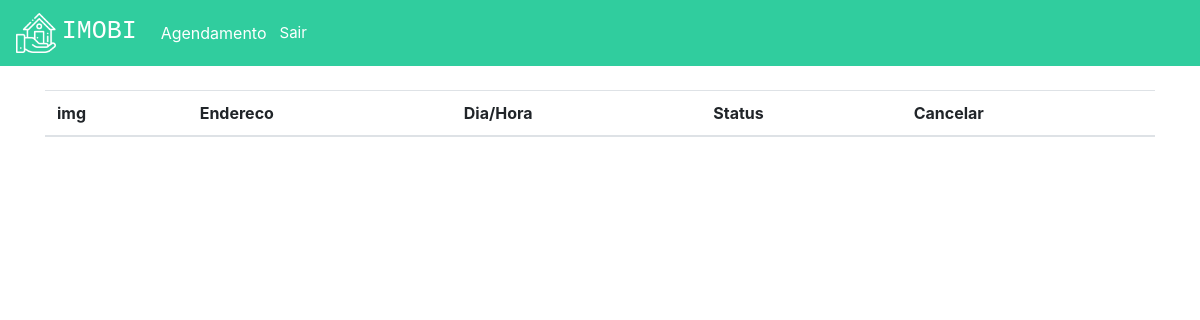
The page /agendamentos (signed in) on the database as committed earlier.
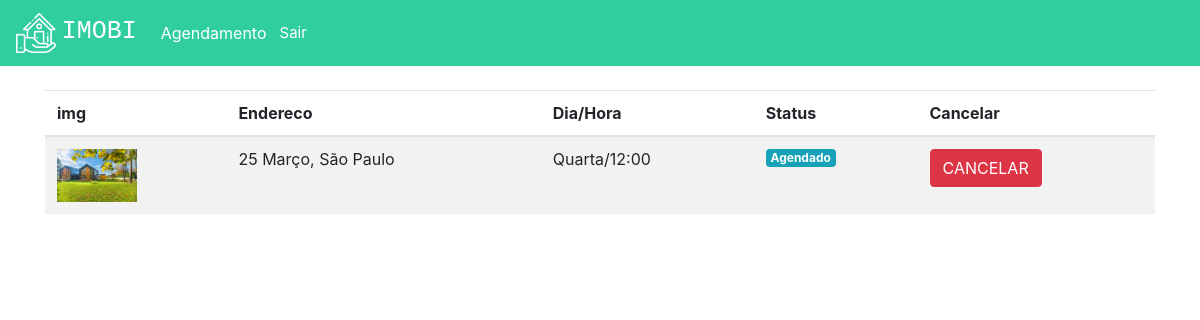
The same page on the database as committed later.
### plataforma/models.py (models this page shows, shortened)
class Visitas(models.Model):
    choices = (('S', 'Segunda'),
               ('T', 'Terça'),
               ('Q', 'Quarta'),
               ('QI', 'Quinta'),
               ('SE', 'Sexta'),
               ('SA', 'Sabado'),
               ('D', 'Domingo'))
    choices_status = (('A', 'Agendado'),
                      ('F', 'Finalizado'),
                      ('C', 'Cancelado'))
    imovel = models.ForeignKey(Imovel, on_delete=models.DO_NOTHING)
    usuario = models.ForeignKey(User, on_delete=models.DO_NOTHING)
    dia = models.CharField(max_length=20)
    horario = models.TimeField()
    status = models.CharField(max_length=1, choices=choices_status, default="A")

class Imovel(models.Model):
    choices = (('V', 'Venda'),
               ('A', 'Aluguel'))
    choices_imovel = (('A', 'Apartamento'),
                      ('C', 'Casa'))
    imagens = models.ManyToManyField(Imagem)
    valor = models.FloatField()
    quartos = models.IntegerField()
    tamanho = models.FloatField()
    cidade = models.ForeignKey(Cidade, on_delete=models.DO_NOTHING)
    rua = models.CharField(max_length=50)
    tipo = models.CharField(max_length=1, choices=choices)
    tipo_imovel = models.CharField(max_length=1, choices=choices_imovel)
    numero = models.IntegerField()
    descricao = models.TextField()
    dias_visita = models.ManyToManyField(DiasVisita)
    horarios = models.ManyToManyField(Horario)

class Imagem(models.Model):
    img = models.ImageField(upload_to='img')
    def __str__(self) -> str:
        return self.img.url

class Cidade(models.Model):
    nome = models.CharField(max_length=30)
    def __str__(self) -> str:
        return self.nome

### plataforma/views.py (the view)
# urls.py: path('agendamentos', views.agendamentos, name="agendamentos"),
def agendamentos(request):
    visitas = Visitas.objects.filter(usuario=request.user)
    return render(request, "agendamentos.html", {'visitas': visitas})

### plataforma/templates/agendamentos.html (shortened to what this page needs)
{% extends 'base.html' %}
{% load static %}
{% block 'head' %}
<link rel="stylesheet" href="{% static 'plataforma/css/home.css' %}">
{% endblock  %}
{% block 'body' %}
    <div class="container">
        <br>
        <table class="table table-striped">
        <thead>
            <tr>
                <th scope="col">img</th>
                <th scope="col">Endereco</th>
                <th scope="col">Dia/Hora</th>
                <th scope="col">Status</th>
                <th scope="col">Cancelar</th>
            </tr>
        </thead>
        <tbody>
            {% for visita in visitas %}
                <tr>
                    <th><img width="80" src="{{visita.imovel.imagens.all.0}}"></th>
                    <td>{{visita.imovel.rua}}, {{visita.imovel.cidade}}</td>
                    <td>{{visita.dia}}/{{visita.horario}}</td>
                    <td>
                        {% if visita.status == "A" %}
                            <span class="badge badge-info">Agendado</span>
                        {% endif %}
                    </td>
                    <td>
                        {% if visita.status == "A" %}
                            <a href="{% url 'cancelar_agendamento' visita.id %}" class="btn btn-danger">CANCELAR</a>
                        {% else %}
                            <a href="" class="btn btn-danger disabled">CANCELAR</a>
                        {% endif %}
                    </td>
                </tr>
            {% endfor %}
        </tbody>
    </table>
    </div>
{% endblock  %}

Rows that differ between the two databases and show on the page:
added Visitas: imovel.imagens.all.0 (picture), imovel.rua "25 Março", imovel.cidade "São Paulo", dia "Quarta", horario "12:00", status "Agendado"
